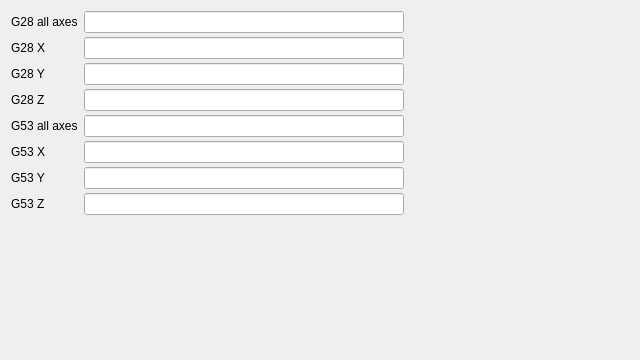
                                    <widget class="QWidget" name="homeTabContents">
                                        <property name="geometry">
                                            <rect>
                                                <x>0</x>
                                                <y>0</y>
                                                <width>640</width>
                                                <height>360</height>
                                            </rect>
                                        </property>
                                        <layout class="QFormLayout" name="homeForm">
                                            <item row="0" column="0">
                                                <widget class="QLabel" name="homeG28AllEditLabel">
                                                    <property name="text">
                                                        <string>G28 all axes</string>
                                                    </property>
                                                </widget>
                                            </item>
                                            <item row="0" column="1">
                                                <widget class="QLineEdit" name="homeG28AllEdit">
                                                    <property name="maximumSize">
                                                        <size>
                                                            <width>320</width>
                                                            <height>16777215</height>
                                                        </size>
                                                    </property>
                                                </widget>
                                            </item>
                                            <item row="1" column="0">
                                                <widget class="QLabel" name="homeG28XEditLabel">
                                                    <property name="text">
                                                        <string>G28 X</string>
                                                    </property>
                                                </widget>
                                            </item>
                                            <item row="1" column="1">
                                                <widget class="QLineEdit" name="homeG28XEdit">
                                                    <property name="maximumSize">
                                                        <size>
                                                            <width>320</width>
                                                            <height>16777215</height>
                                                        </size>
                                                    </property>
                                                </widget>
                                            </item>
                                            <item row="2" column="0">
                                                <widget class="QLabel" name="homeG28YEditLabel">
                                                    <property name="text">
                                                        <string>G28 Y</string>
                                                    </property>
                                                </widget>
                                            </item>
                                            <item row="2" column="1">
                                                <widget class="QLineEdit" name="homeG28YEdit">
                                                    <property name="maximumSize">
                                                        <size>
                                                            <width>320</width>
                                                            <height>16777215</height>
                                                        </size>
                                                    </property>
                                                </widget>
                                            </item>
                                            <item row="3" column="0">
                                                <widget class="QLabel" name="homeG28ZEditLabel">
                                                    <property name="text">
                                                        <string>G28 Z</string>
                                                    </property>
                                                </widget>
                                            </item>
                                            <item row="3" column="1">
                                                <widget class="QLineEdit" name="homeG28ZEdit">
                                                    <property name="maximumSize">
                                                        <size>
                                                            <width>320</width>
                                                            <height>16777215</height>
                                                        </size>
                                                    </property>
                                                </widget>
                                            </item>
                                            <item row="4" column="0">
                                                <widget class="QLabel" name="homeG53AllEditLabel">
                                                    <property name="text">
                                                        <string>G53 all axes</string>
                                                    </property>
                                                </widget>
                                            </item>
                                            <item row="4" column="1">
                                                <widget class="QLineEdit" name="homeG53AllEdit">
                                                    <property name="maximumSize">
                                                        <size>
                                                            <width>320</width>
                                                            <height>16777215</height>
                                                        </size>
                                                    </property>
                                                </widget>
                                            </item>
                                            <item row="5" column="0">
                                                <widget class="QLabel" name="homeG53XEditLabel">
                                                    <property name="text">
                                                        <string>G53 X</string>
                                                    </property>
                                                </widget>
                                            </item>
                                            <item row="5" column="1">
                                                <widget class="QLineEdit" name="homeG53XEdit">
                                                    <property name="maximumSize">
                                                        <size>
                                                            <width>320</width>
                                                            <height>16777215</height>
                                                        </size>
                                                    </property>
                                                </widget>
                                            </item>
                                            <item row="6" column="0">
                                                <widget class="QLabel" name="homeG53YEditLabel">
                                                    <property name="text">
                                                        <string>G53 Y</string>
                                                    </property>
                                                </widget>
                                            </item>
                                            <item row="6" column="1">
                                                <widget class="QLineEdit" name="homeG53YEdit">
                                                    <property name="maximumSize">
                                                        <size>
                                                            <width>320</width>
                                                            <height>16777215</height>
                                                        </size>
                                                    </property>
                                                </widget>
                                            </item>
                                            <item row="7" column="0">
                                                <widget class="QLabel" name="homeG53ZEditLabel">
                                                    <property name="text">
                                                        <string>G53 Z</string>
                                                    </property>
                                                </widget>
                                            </item>
                                            <item row="7" column="1">
                                                <widget class="QLineEdit" name="homeG53ZEdit">
                                                    <property name="maximumSize">
                                                        <size>
                                                            <width>320</width>
                                                            <height>16777215</height>
                                                        </size>
                                                    </property>
                                                </widget>
                                            </item>
                                            <property name="fieldGrowthPolicy">
                                                <enum>QFormLayout::FieldGrowthPolicy::AllNonFixedFieldsGrow</enum>
                                            </property>
                                            <property name="formAlignment">
                                                <set>Qt::AlignmentFlag::AlignLeft|Qt::AlignmentFlag::AlignTop</set>
                                            </property>
                                            <property name="verticalSpacing">
                                                <number>4</number>
                                            </property>
                                        </layout>
                                    </widget>
